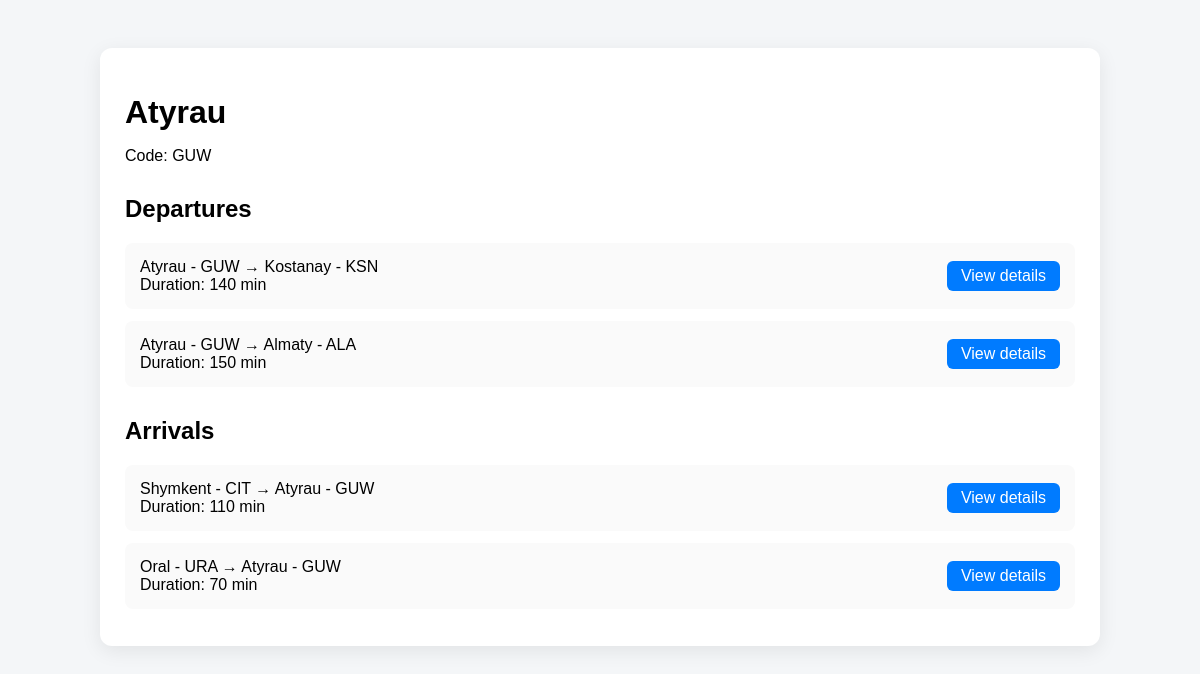
/airport/5/, run on the app's committed database.
### flights/models.py (models this page shows, shortened)
class Airport(models.Model):
    code = models.CharField(max_length=3, unique=True)
    city = models.CharField(max_length=64)
    def __str__(self):
        return f"{self.city} - {self.code}"

class Flight(models.Model):
    origin = models.ForeignKey(
        Airport,
        on_delete=models.CASCADE,
        related_name="departures"
    )
    destination = models.ForeignKey(
        Airport,
        on_delete=models.CASCADE,
        related_name="arrivals"
    )
    duration = models.IntegerField()
    capacity = models.PositiveIntegerField()

### flights/views.py (the view)
# urls.py: path("airport/<int:airport_id>/", views.airport, name="airport"),
def airport(request, airport_id):
    airport = get_object_or_404(Airport, pk=airport_id)
    return render(request, "flights/airport.html", {
        "airport": airport,
    })

### flights/templates/flights/airport.html (shortened to what this page needs)
{% load static %}
<!DOCTYPE html>
<html>
<head>
    <link rel="stylesheet" href="{% static 'flights/airport.css' %}">
</head>
<body>
<div class="container">
    <div class="airport-card">
        <h1>{{ airport.city }}</h1>
        <p>Code: {{ airport.code }}</p>
        <div class="section">
            <h2>Departures</h2>
            {% for flight in airport.departures.all %}
                <div class="flight-card">
                    <div>
                        {{ flight.origin }} → {{ flight.destination }}
                        <br>
                        Duration: {{ flight.duration }} min
                    </div>
                    <a href="{% url 'flight' flight.id %}" class="details-link">
                        View details
                    </a>
                </div>
            {% empty %}
                <p class="empty">No departures</p>
            {% endfor %}
        </div>
        <div class="section">
            <h2>Arrivals</h2>
            {% for flight in airport.arrivals.all %}
                <div class="flight-card">
                    <div>
                        {{ flight.origin }} → {{ flight.destination }}
                        <br>
                        Duration: {{ flight.duration }} min
                    </div>
                    <a href="{% url 'flight' flight.id %}" class="details-link">
                        View details
                    </a>
                </div>
            {% empty %}
                <p class="empty">No arrivals</p>
            {% endfor %}
        </div>
    </div>
</div>
</body>
</html>

### flights/static/flights/airport.css (style rules this page uses)
body { font-family: Arial; background: #f4f6f8; padding: 40px; }
.container { max-width: 1000px; margin: auto; }
.airport-card { background: white; padding: 25px; border-radius: 12px; margin-bottom: 30px; box-shadow: 0 5px 20px rgba(0,0,0,0.08); }
h1 { margin-bottom: 5px; }
.section { margin-top: 30px; }
.flight-card { background: #fafafa; padding: 15px; border-radius: 8px; margin-bottom: 12px; display: flex; justify-content: space-between; align-items: center; }
.details-link { background: #007bff; color: white; padding: 6px 14px; border-radius: 6px; text-decoration: none; }

### data on the page
Airport: city "Atyrau", code "GUW"
Flight: origin "Atyrau - GUW", destination "Kostanay - KSN", duration "140"
Flight: origin "Atyrau - GUW", destination "Almaty - ALA", duration "150"
Flight: origin "Shymkent - CIT", destination "Atyrau - GUW", duration "110"
Flight: origin "Oral - URA", destination "Atyrau - GUW", duration "70"
